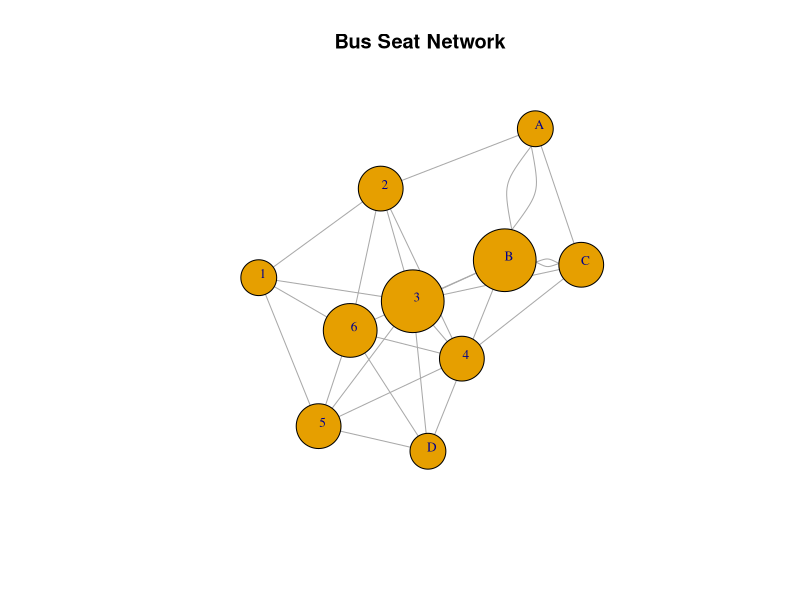

Write the R code that produced this figure.
## ---- chunk 1
library(igraph)

# Create the graph
g <- graph.empty(n = 10, directed = FALSE)

# Add nodes for each seat
V(g)$name <- c('1', '2', '3', '4', '5', '6', 'A', 'B', 'C', 'D')

# Add edges based on seat adjacency
edges <- c('A', '2', 'A', 'B', 'A', 'C', 
           'B', 'A', 'B', 'C', 'B', 'D', 'B', '3', 'B', '6', 
           'C', 'B', 'C', '3', 'C', '4', 
           'D', '3', 'D', '5', 'D', '6',
           '1', '2', '2', '3', '3', '4', '4', '5', '5', '6', '6', '1',
           '1', '3', '2', '4', '3', '5', '4', '6', '5', '1', '6', '2')

# Add the edges to the graph
for (i in seq(1, length(edges), by = 2)) {
    g <- add_edges(g, c(edges[i], edges[i+1]))
}

# Compute centrality measures
degree <- degree(g) / (vcount(g) - 1)  # Normalize degree
closeness <- closeness(g)
betweenness <- betweenness(g)

# Create a dataframe to display the centralities
centrality_data <- data.frame(
  Node = V(g)$name,
  Degree = degree,
  Closeness = closeness,
  Betweenness = betweenness
)

# Display the dataframe
print(centrality_data)
## ---- chunk 2
# Plot the network
plot(g, vertex.size = degree*50, vertex.label = V(g)$name, 
     vertex.label.cex = 0.8, vertex.label.dist = 0.5,
     edge.arrow.size = 0.5, main = "Bus Seat Network")
